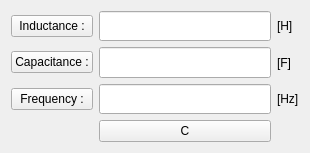
<?xml version="1.0" encoding="UTF-8"?>
<ui version="4.0">
 <class>MainWindow</class>
 <widget class="QMainWindow" name="MainWindow">
  <property name="geometry">
   <rect>
    <x>0</x>
    <y>0</y>
    <width>310</width>
    <height>153</height>
   </rect>
  </property>
  <property name="windowTitle">
   <string>MainWindow</string>
  </property>
  <widget class="QWidget" name="centralWidget">
   <property name="sizePolicy">
    <sizepolicy hsizetype="Expanding" vsizetype="Expanding">
     <horstretch>0</horstretch>
     <verstretch>0</verstretch>
    </sizepolicy>
   </property>
   <layout class="QGridLayout" name="gridLayout" rowstretch="0,0,0,0" columnstretch="0,0,0">
    <item row="1" column="1">
     <widget class="QLineEdit" name="txtCapacitance">
      <property name="sizePolicy">
       <sizepolicy hsizetype="Expanding" vsizetype="Expanding">
        <horstretch>0</horstretch>
        <verstretch>0</verstretch>
       </sizepolicy>
      </property>
      <property name="font">
       <font>
        <pointsize>12</pointsize>
       </font>
      </property>
     </widget>
    </item>
    <item row="3" column="1">
     <layout class="QHBoxLayout" name="horizontalLayout">
      <item>
       <widget class="QPushButton" name="btnClear">
        <property name="text">
         <string>C</string>
        </property>
       </widget>
      </item>
     </layout>
    </item>
    <item row="2" column="1">
     <widget class="QLineEdit" name="txtFrequency">
      <property name="sizePolicy">
       <sizepolicy hsizetype="Expanding" vsizetype="Expanding">
        <horstretch>0</horstretch>
        <verstretch>0</verstretch>
       </sizepolicy>
      </property>
      <property name="font">
       <font>
        <pointsize>12</pointsize>
       </font>
      </property>
     </widget>
    </item>
    <item row="0" column="1">
     <widget class="QLineEdit" name="txtInductance">
      <property name="sizePolicy">
       <sizepolicy hsizetype="Expanding" vsizetype="Expanding">
        <horstretch>0</horstretch>
        <verstretch>0</verstretch>
       </sizepolicy>
      </property>
      <property name="font">
       <font>
        <pointsize>12</pointsize>
       </font>
      </property>
     </widget>
    </item>
    <item row="0" column="2">
     <widget class="QLabel" name="label_1">
      <property name="text">
       <string>[H]</string>
      </property>
     </widget>
    </item>
    <item row="1" column="2">
     <widget class="QLabel" name="label_2">
      <property name="text">
       <string>[F]</string>
      </property>
     </widget>
    </item>
    <item row="2" column="2">
     <widget class="QLabel" name="label_3">
      <property name="text">
       <string>[Hz]</string>
      </property>
     </widget>
    </item>
    <item row="0" column="0">
     <widget class="QPushButton" name="pbInductance">
      <property name="text">
       <string>Inductance :</string>
      </property>
     </widget>
    </item>
    <item row="1" column="0">
     <widget class="QPushButton" name="pbCapacitance">
      <property name="text">
       <string>Capacitance :</string>
      </property>
     </widget>
    </item>
    <item row="2" column="0">
     <widget class="QPushButton" name="pbFrequency">
      <property name="text">
       <string>Frequency :</string>
      </property>
     </widget>
    </item>
   </layout>
  </widget>
 </widget>
 <layoutdefault spacing="6" margin="11"/>
 <tabstops>
  <tabstop>txtInductance</tabstop>
  <tabstop>txtCapacitance</tabstop>
  <tabstop>txtFrequency</tabstop>
  <tabstop>pbInductance</tabstop>
  <tabstop>pbCapacitance</tabstop>
  <tabstop>pbFrequency</tabstop>
  <tabstop>btnClear</tabstop>
 </tabstops>
 <resources/>
 <connections/>
</ui>
